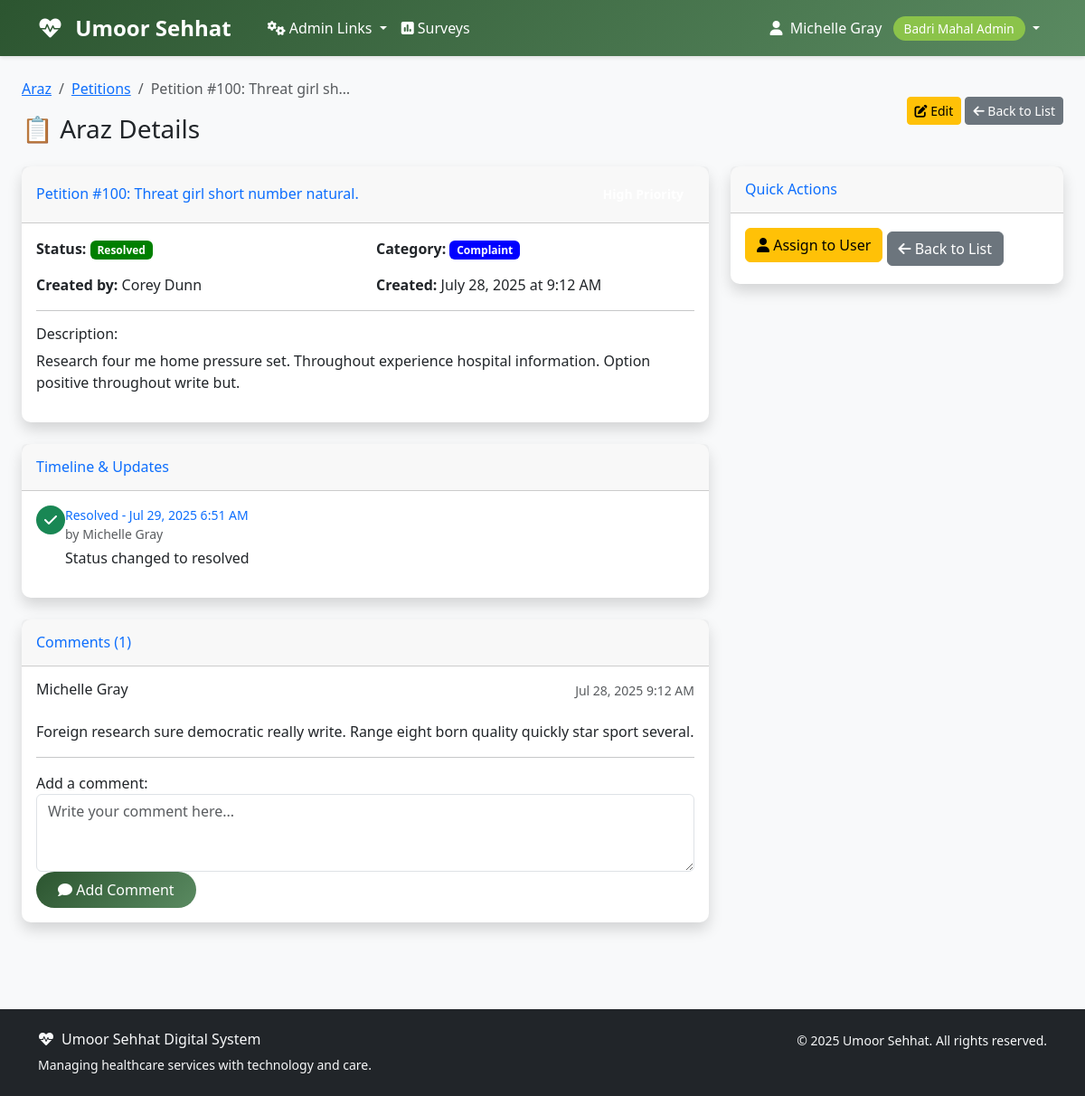
Before: /araz/petitions/700/ (signed in) with the older database file.
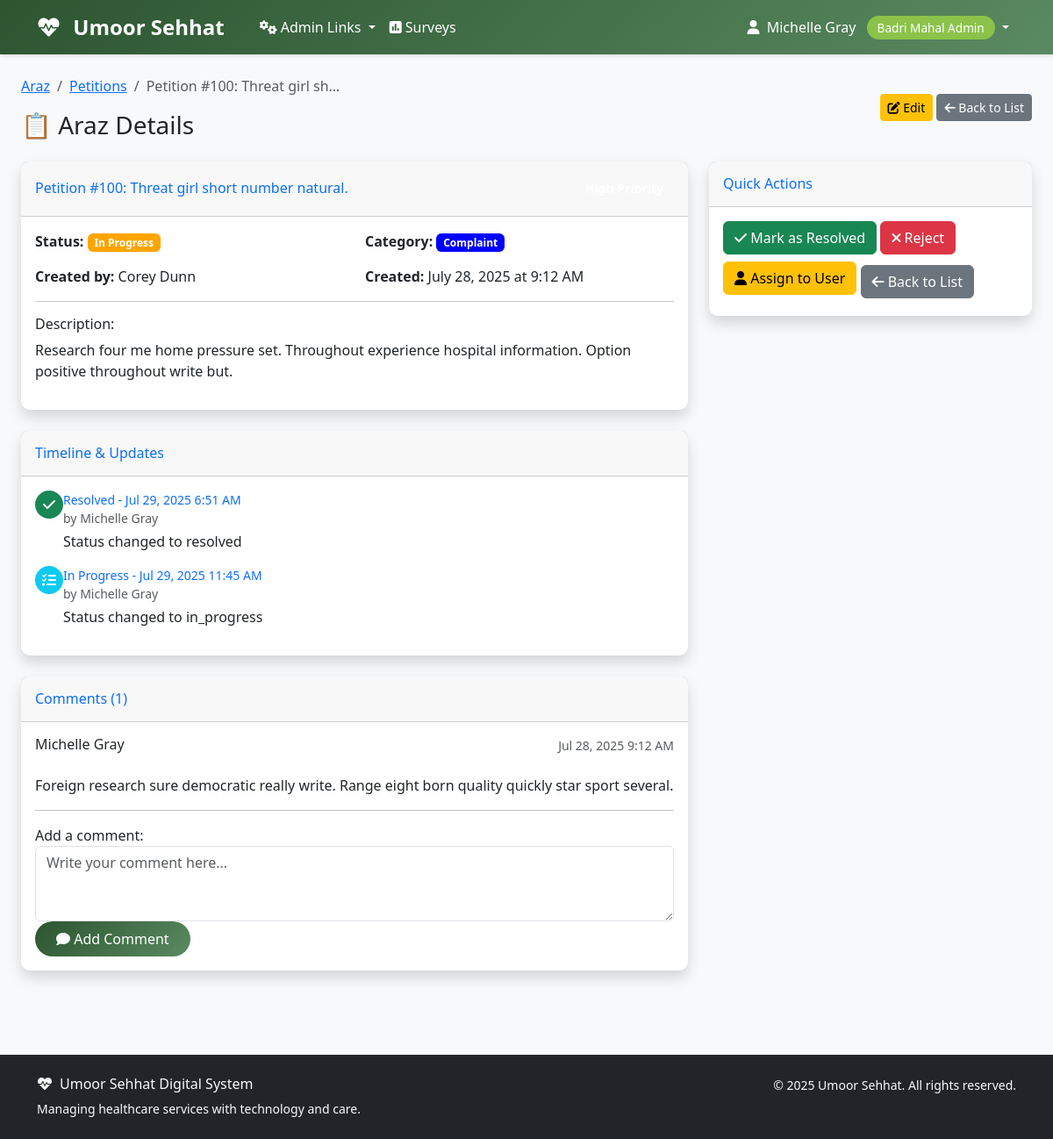
After: the same page with the newer database file.
### araz/models.py (models this page shows, shortened)
class PetitionUpdate(models.Model):
    petition = models.ForeignKey(Petition, on_delete=models.CASCADE, related_name='updates')
    status = models.CharField(max_length=20, choices=Petition.STATUS_CHOICES)
    description = models.TextField(blank=True)
    created_by = models.ForeignKey(settings.AUTH_USER_MODEL, on_delete=models.CASCADE)
    created_at = models.DateTimeField(auto_now_add=True)
    class Meta:
        ordering = ['-created_at']

class PetitionComment(models.Model):
    petition = models.ForeignKey(Petition, on_delete=models.CASCADE, related_name='comments')
    user = models.ForeignKey(settings.AUTH_USER_MODEL, on_delete=models.CASCADE)
    content = models.TextField()
    is_internal = models.BooleanField(default=False)
    created_at = models.DateTimeField(auto_now_add=True)
    class Meta:
        ordering = ['created_at']

### accounts/models.py (models this page shows, shortened)
class User(AbstractUser):
    ROLE_CHOICES = [
        ('aamil', 'Aamil'),
        ('moze_coordinator', 'Moze Coordinator'),
        ('doctor', 'Doctor'),
        ('student', 'Student'),
        ('badri_mahal_admin', 'Badri Mahal Admin'),
    ]
    role = models.CharField(max_length=20, choices=ROLE_CHOICES, default='student')
    its_id = models.CharField(
        max_length=8,
        unique=True,
        null=True,
        blank=True,
        validators=[RegexValidator(
            regex=r'^\d{8}$',
            message='ITS ID must be exactly 8 digits',
            code='invalid_its_id'
        )],
        help_text='8-digit ITS ID'
    )
    phone_number = models.CharField(max_length=15, blank=True, null=True)
    profile_photo = models.URLField(blank=True, null=True)
    arabic_name = models.CharField(max_length=100, blank=True, null=True)
    age = models.PositiveIntegerField(blank=True, null=True)
    verified_certificate = models.FileField(upload_to='certificates/', blank=True, null=True)
    specialty = models.CharField(max_length=100, blank=True, null=True)
    college = models.CharField(max_length=100, blank=True, null=True)  # For students
    specialization = models.CharField(max_length=100, blank=True, null=True)  # For students
    created_at = models.DateTimeField(auto_now_add=True)
    updated_at = models.DateTimeField(auto_now=True)
    def get_full_name(self):
        if self.arabic_name:
            return self.arabic_name
        return super().get_full_name() or self.username
    @property
    def is_aamil(self):
        return self.role == 'aamil'
    @property
    def is_moze_coordinator(self):
        return self.role == 'moze_coordinator'
    @property
    def is_doctor(self):
        return self.role == 'doctor'
    @property
    def is_student(self):
        return self.role == 'student'
    @property
    def is_admin(self):
        return self.role == 'badri_mahal_admin' or self.is_superuser
    class Meta:
        verbose_name = 'User'
        verbose_name_plural = 'Users'
        ordering = ['first_name', 'last_name']

### araz/views.py (the view)
# urls.py: path('petitions/<int:pk>/', views.PetitionDetailView.as_view(), name='petition_detail'),
class PetitionDetailView(LoginRequiredMixin, DetailView):
    model = Petition
    template_name = 'araz/petition_detail.html'
    context_object_name = 'petition'
    def get_queryset(self):
        user = self.request.user
        if user.is_admin:
            return Petition.objects.all()
        elif user.is_aamil or user.is_moze_coordinator:
            return Petition.objects.filter(
                Q(moze__aamil=user) | Q(moze__moze_coordinator=user) | Q(created_by=user)
            )
        else:
            return Petition.objects.filter(created_by=user)
    def get_context_data(self, **kwargs):
        context = super().get_context_data(**kwargs)
        petition = self.object
        context['comments'] = petition.comments.select_related('user').order_by('created_at')
        context['updates'] = petition.updates.select_related('created_by').order_by('created_at')
        context['assignments'] = petition.assignments.filter(is_active=True).select_related('assigned_to')
        context['attachments'] = petition.attachments.all()
        user = self.request.user
        context['can_edit'] = (
            user == petition.created_by or
            user.is_admin or
            (user.is_aamil and petition.moze and petition.moze.aamil == user) or
            (user.is_moze_coordinator and petition.moze and petition.moze.moze_coordinator == user)
        )
        context['can_manage'] = user.is_admin or user.is_aamil or user.is_moze_coordinator
        return context

### templates/araz/petition_detail.html (shortened to what the changed rows need)
{% extends 'base.html' %}
{% block content %}
<div class="container-fluid">
    <div class="row mb-4">
        <div class="col-12">
            <div class="d-sm-flex align-items-center justify-content-between">
                <div>
                    <h1 class="h3 mb-0 text-gray-800">📋 Araz Details</h1>
                </div>
            </div>
        </div>
    </div>
    <div class="row">
        <div class="col-lg-8">
            <div class="card shadow mb-4">
                <div class="card-body">
                    <div class="row mb-3">
                        <div class="col-md-6">
                            <strong>Status:</strong>
                            {% if petition.status == 'pending' %}
                                <span class="badge badge-warning ml-2" style="background-color: brown;">Pending</span>
                            {% elif petition.status == 'in_progress' %}
                                <span class="badge badge-info ml-2" style="background-color: orange;">In Progress</span>
                            {% elif petition.status == 'resolved' %}
                                <span class="badge badge-success ml-2" style="background-color: green;">Resolved</span>
                            {% else %}
                                <span class="badge badge-danger ml-2" style="background-color: red;">Rejected</span>
                            {% endif %}
                        </div>
                    </div>
                </div>
            </div>
            {% if updates %}
            <div class="card shadow mb-4">
                <div class="card-body">
                    {% for update in updates %}
                    <div class="d-flex mb-3">
                        <div class="mr-3">
                            {% if update.status == 'pending' %}
                                <div class="icon-circle bg-warning">
                                    <i class="fas fa-clock text-white"></i>
                                </div>
                            {% elif update.status == 'in_progress' %}
                                <div class="icon-circle bg-info">
                                    <i class="fas fa-tasks text-white"></i>
                                </div>
                            {% elif update.status == 'resolved' %}
                                <div class="icon-circle bg-success">
                                    <i class="fas fa-check text-white"></i>
                                </div>
                            {% else %}
                                <div class="icon-circle bg-danger">
                                    <i class="fas fa-times text-white"></i>
                                </div>
                            {% endif %}
                        </div>
                        <div class="flex-grow-1">
                            <div class="small font-weight-bold text-primary">
                                {{ update.get_status_display }} - {{ update.created_at|date:"M d, Y g:i A" }}
                            </div>
                            <div class="small text-muted mb-1">by {{ update.created_by.get_full_name }}</div>
                            {% if update.description %}
                                <div>{{ update.description }}</div>
                            {% endif %}
                        </div>
                    </div>
                    {% endfor %}
                </div>
            </div>
            {% endif %}
            <div class="card shadow mb-4">
                <div class="card-body">
                    {% if comments %}
                        <div id="comments-list">
                            {% for comment in comments %}
                            <div class="media mb-3">
                                <div class="media-body">
                                    <div class="d-flex justify-content-between">
                                        <h6 class="mt-0 font-weight-bold">{{ comment.user.get_full_name }}</h6>
                                        <small class="text-muted">{{ comment.created_at|date:"M d, Y g:i A" }}</small>
                                    </div>
                                    <p>{{ comment.content|linebreaks }}</p>
                                </div>
                            </div>
                            {% endfor %}
                        </div>
                    {% else %}
                        <p class="text-muted">No comments yet.</p>
                    {% endif %}
                </div>
            </div>
        </div>
        <div class="col-lg-4">
            <div class="card shadow mb-4">
                <div class="card-body">
                    {% if can_manage %}
                        {% if petition.status == 'in_progress' %}
                            <button class="btn btn-success btn-block mb-2" onclick="updateStatus('resolved')">
                                <i class="fas fa-check"></i> Mark as Resolved
                            </button>
                            <button class="btn btn-danger btn-block mb-2" onclick="updateStatus('rejected')">
                                <i class="fas fa-times"></i> Reject
                            </button>
                        {% endif %}
                        <button class="btn btn-warning btn-block mb-2" data-toggle="modal" data-target="#assignModal">
                            <i class="fas fa-user"></i> Assign to User
                        </button>
                    {% endif %}
                    <a href="{% url 'araz:petition_list' %}" class="btn btn-secondary btn-block">
                        <i class="fas fa-arrow-left"></i> Back to List
                    </a>
                </div>
            </div>
        </div>
    </div>
</div>
{% endblock %}

Changed rows visible on the page:
changed Petition "Petition #100: Threat girl short number natural.": status "resolved" → "in_progress" (drawn)
added PetitionUpdate: status "In Progress", created_at "Jul 29, 2025 11:45 AM", created_by.get_full_name "Michelle Gray", description "Status changed to in_progress"
Other visible differences:
text no longer shown: "Resolved"
text now shown: "In Progress Mark as Resolved Reject"
